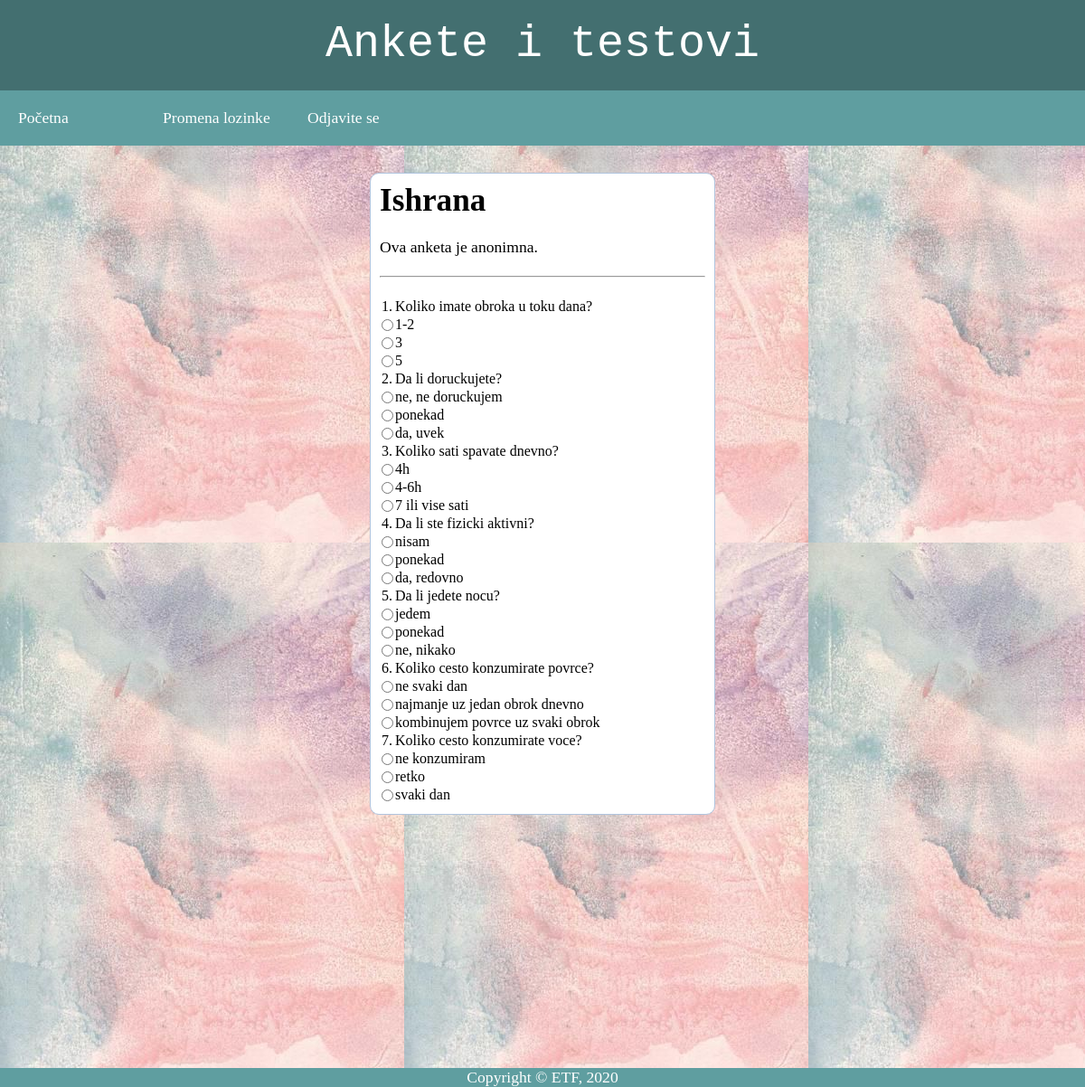
Screenshot of /pregledA.php?naziv=Ishrana with the database file from the repository.
### tables this page shows
CREATE TABLE IF NOT EXISTS `ankete` (
  `idAnkete` int(11) NOT NULL AUTO_INCREMENT,
  `naziv` varchar(30) NOT NULL,
  `pocetak` date NOT NULL,
  `kraj` date NOT NULL,
  `tip` varchar(1) NOT NULL COMMENT 'A-anonimna P-personalizovana',
  `kreator` varchar(20) NOT NULL,
  PRIMARY KEY (`idAnkete`),
  KEY `ankete_ibfk_1` (`kreator`)
);

CREATE TABLE IF NOT EXISTS `pitanja` (
  `idPitanja` int(11) NOT NULL AUTO_INCREMENT,
  `pitanje` varchar(200) NOT NULL,
  `broj_poena` float DEFAULT NULL,
  `broj_odgovora` int(11) NOT NULL,
  `broj_tacnih` int(11) DEFAULT NULL,
  `tip_odgovora` varchar(1) NOT NULL,
  `anketa_test` varchar(30) NOT NULL,
  PRIMARY KEY (`idPitanja`)
);

CREATE TABLE IF NOT EXISTS `odgovori` (
  `idOdgovora` int(11) NOT NULL AUTO_INCREMENT,
  `odgovor` varchar(200) NOT NULL,
  `tacno` int(1) DEFAULT NULL,
  `idPitanja` int(11) NOT NULL,
  `anketa_test` varchar(30) NOT NULL,
  PRIMARY KEY (`idOdgovora`),
  KEY `odgovori_ibfk_1` (`idPitanja`)
);

### pregledA.php (the view, shortened to what this page needs)
<?php
include_once("DB.inc.php");
include_once("header.inc.php");
include_once("menu3.inc.php");
?>
<html>
	<head>
	</head>
	<body>
		<div id = "anketa">
		<form>
		<?php
			$upit = "SELECT * FROM ankete WHERE naziv='".$_GET["naziv"]."'";
			$rezultat = mysqli_query($konekcija, $upit)
				or die("Greska u upitu: " .mysqli_errno($konekcija));
			$niz = mysqli_fetch_array($rezultat);
			$nazivAnkete = $niz["naziv"];
			if ($niz["tip"] == "A") {
				echo "<h1>".$nazivAnkete."</h1>";
				echo "<br/>Ova anketa je anonimna.<br/><br/>";
				echo "<center><hr></center><br/>";
			}
			else if ($niz["tip"] == "P") {
				echo "<h1>".$nazivAnkete."</h1>";
				echo "<br/>Ova anketa je personalizovana.<br/><br/>";
				echo "<center><hr></center>";
			}
			$upit = "SELECT * FROM pitanja WHERE anketa_test='".$nazivAnkete."'";
			$rezultat = mysqli_query($konekcija, $upit)
				or die("Greska u upitu: " .mysqli_errno($konekcija));
			$i = 1;
			?>
			<table>
			<?php
			while ($niz = mysqli_fetch_array($rezultat)) {
				?>
				<tr>
					<td><?php echo $i++.".";?></td>
					<td><?php echo $niz["pitanje"];?></td>
				</tr>
				<?php
				$tipOdg = $niz["tip_odgovora"];
				if ($tipOdg == "1")
					$tip0dg = "number";
				else if ($tipOdg == "2")
					$tipOdg = "text";
				else if ($tipOdg == "3")
					$tipOdg = "textarea";
				else if ($tipOdg == "4")
					$tipOdg = "radio";
				else if ($tipOdg == "5")
					$tipOdg = "checkbox";
				$br = $niz["broj_odgovora"];
				if ($niz["tip_odgovora"] == "1" || $niz["tip_odgovora"] == "2" || $niz["tip_odgovora"] == "3") {
					for ($x = 1; $x <= $br; $x++) {
						?>
						<tr>
							<td></td>
							<td>
							<?php
							if ($niz["tip_odgovora"] == "3") {
							?>
								<textarea cols = "30" rows = "3"></textarea>
							<?php
							}
							else {
							?>
								<input type = "<?php echo $tipOdg;?>">
							<?php
							}
							?>
							</td>
						</tr>
						<?php
					}
				}
				else {
					$upit2 = "SELECT * FROM odgovori WHERE idPitanja=".$niz['idPitanja']." AND anketa_test='".$nazivAnkete."'";
					$rezultat2 = mysqli_query($konekcija, $upit2)
						or die("Greska u upitu: " .mysqli_errno($konekcija));
					while ($niz2 = mysqli_fetch_array($rezultat2)) {
						?>
						<tr>
							<td>
								<?php
								if ($niz["tip_odgovora"] == "4") {
								?>
								<input type = "radio">
								<?php
								}
								else if ($niz["tip_odgovora"] == "5") {
								?>
								<input type = "checkbox">
								<?php
								}
								?>
							</td>
							<td><?php echo $niz2["odgovor"];?></td>
						</tr>
							<?php
					}
				}
			}
			?>
			</table>
		</form>
		</div>
	</body>
</html>
<?php
include_once("footer.inc.php");
?>

### menu3.inc.php (style rules this page uses)
* { padding: 0; margin: 0; }
body { font-family: sans-serif; }

### pregledA.php (style rules this page uses)
body { font-size: 110%; margin: 0; padding: 0; background: url('pozadina1.jpg'); font-family: Georgia, serif; }
#anketa { width: 30%; margin: 30px auto 100px; padding: 10px; border: 1px solid #B0C4DE; background: white; border-radius: 10px 10px 10px 10px; }

### rows the page displays
ankete: naziv "Ishrana"
pitanja: pitanje "Koliko imate obroka u toku dana?"
odgovori: odgovor "1-2"
odgovori: odgovor "3"
odgovori: odgovor "5"
pitanja: pitanje "Da li doruckujete?"
odgovori: odgovor "ne, ne doruckujem"
odgovori: odgovor "ponekad"
odgovori: odgovor "da, uvek"
pitanja: pitanje "Koliko sati spavate dnevno?"
odgovori: odgovor "4h"
odgovori: odgovor "4-6h"
odgovori: odgovor "7 ili vise sati"
pitanja: pitanje "Da li ste fizicki aktivni?"
odgovori: odgovor "nisam"
odgovori: odgovor "ponekad"
odgovori: odgovor "da, redovno"
pitanja: pitanje "Da li jedete nocu?"
odgovori: odgovor "jedem"
odgovori: odgovor "ponekad"
odgovori: odgovor "ne, nikako"
pitanja: pitanje "Koliko cesto konzumirate povrce?"
odgovori: odgovor "ne svaki dan"
odgovori: odgovor "najmanje uz jedan obrok dnevno"
odgovori: odgovor "kombinujem povrce uz svaki obrok"
pitanja: pitanje "Koliko cesto konzumirate voce?"
odgovori: odgovor "ne konzumiram"
odgovori: odgovor "retko"
odgovori: odgovor "svaki dan"
